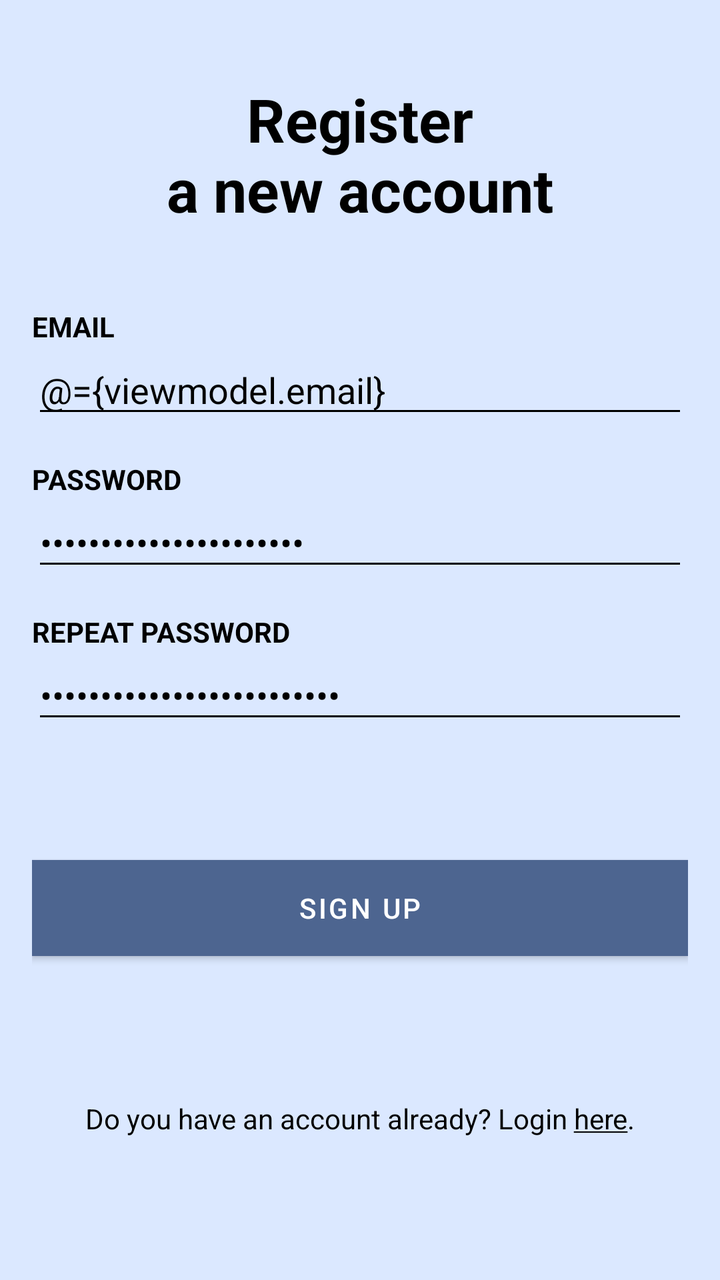
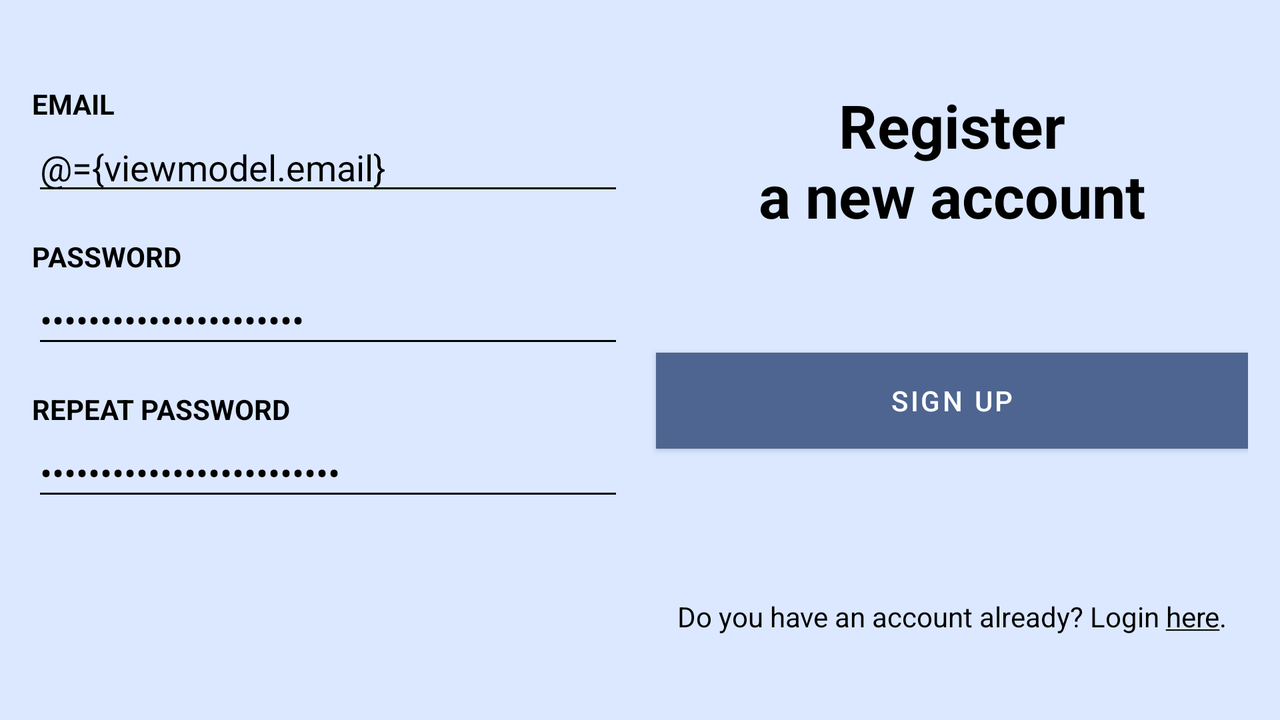

Two renders of one Android screen. The first uses the default layout on a phone; the second uses the alternative layout the repository ships for a different screen configuration, on a matching device. The two XML files are below.
<!-- AndroidManifest.xml: application theme AppTheme -->
<!-- res/layout/signup_layout.xml -->
<?xml version="1.0" encoding="utf-8"?>
<layout xmlns:android="http://schemas.android.com/apk/res/android"
    xmlns:app="http://schemas.android.com/apk/res-auto"
    xmlns:tools="http://schemas.android.com/tools">

    <data>

        <variable
            name="viewmodel"
            type="pl.consultantassistant.ui.auth.AuthViewModel" />
    </data>

    <androidx.core.widget.NestedScrollView
        android:layout_width="match_parent"
        android:layout_height="match_parent"
        android:fillViewport="true">

        <androidx.constraintlayout.widget.ConstraintLayout
            android:id="@+id/constraintLayoutSignUp"
            android:layout_width="match_parent"
            android:layout_height="match_parent"
            android:gravity="center_vertical"
            android:padding="16dp"
            tools:context=".ui.auth.SignUpActivity">

            <TextView
                android:id="@+id/signup_welcome_text"
                android:layout_width="0dp"
                android:layout_height="wrap_content"
                android:text="@string/register_a_new_account_label"
                android:textAlignment="center"
                android:textSize="30sp"
                android:textStyle="bold"
                app:layout_constraintBottom_toTopOf="@+id/guideline"
                app:layout_constraintEnd_toEndOf="parent"
                app:layout_constraintStart_toStartOf="parent"
                app:layout_constraintTop_toTopOf="parent" />

            <androidx.constraintlayout.widget.Guideline
                android:id="@+id/guideline"
                android:layout_width="wrap_content"
                android:layout_height="wrap_content"
                android:orientation="horizontal"
                app:layout_constraintGuide_percent="0.2" />

            <LinearLayout
                android:id="@+id/left_side_sign_up"
                android:layout_width="0dp"
                android:layout_height="wrap_content"
                android:descendantFocusability="beforeDescendants"
                android:focusableInTouchMode="true"
                android:orientation="vertical"
                app:layout_constraintEnd_toEndOf="parent"
                app:layout_constraintStart_toStartOf="parent"
                app:layout_constraintTop_toTopOf="@+id/guideline">

                <TextView
                    android:id="@+id/textview_email_label"
                    android:layout_width="match_parent"
                    android:layout_height="wrap_content"
                    android:layout_marginTop="16dp"
                    android:text="@string/email_label"
                    android:textAllCaps="true"
                    android:textStyle="bold" />

                <EditText
                    android:id="@+id/edittext_email_input"
                    android:layout_width="match_parent"
                    android:layout_height="wrap_content"
                    android:gravity="center_vertical"
                    android:autofillHints="emailAddress"
                    android:hint="@string/email_hint"
                    android:inputType="textEmailAddress"
                    android:text="@={viewmodel.email}" />

                <TextView
                    android:id="@+id/textview_password_label"
                    android:layout_width="match_parent"
                    android:layout_height="wrap_content"
                    android:layout_marginTop="16dp"
                    android:text="@string/password_label"
                    android:textAllCaps="true"
                    android:textStyle="bold" />

                <EditText
                    android:id="@+id/edittext_password_input"
                    android:layout_width="match_parent"
                    android:autofillHints="password"
                    android:layout_height="wrap_content"
                    android:hint="@string/password_hint"
                    android:inputType="textPassword"
                    android:text="@={viewmodel.password}" />

                <TextView
                    android:id="@+id/textview_2nd_password_label"
                    android:layout_width="match_parent"
                    android:layout_height="wrap_content"
                    android:layout_marginTop="16dp"
                    android:text="@string/repeat_password"
                    android:textAllCaps="true"
                    android:textStyle="bold" />

                <EditText
                    android:id="@+id/edittext_2nd_password_input"
                    android:layout_width="match_parent"
                    android:layout_height="wrap_content"
                    android:autofillHints="password"
                    android:hint="@string/confirm_your_new_password"
                    android:inputType="textPassword"
                    android:text="@={viewmodel.password2nd}" />

            </LinearLayout>

            <Button
                android:id="@+id/button_sign_up"
                android:layout_width="match_parent"
                android:layout_height="wrap_content"
                android:layout_marginTop="8dp"
                android:background="@color/colorPrimary"
                android:onClick="@{(v) -> viewmodel.signup(v)}"
                android:padding="8dp"
                android:text="@string/sign_up"
                app:layout_constraintBottom_toTopOf="@+id/textview_sign_in"
                app:layout_constraintEnd_toEndOf="parent"
                app:layout_constraintStart_toStartOf="parent"
                app:layout_constraintTop_toBottomOf="@+id/left_side_sign_up" />

            <TextView
                android:id="@+id/textview_sign_in"
                android:layout_width="match_parent"
                android:layout_height="wrap_content"
                android:layout_marginTop="16dp"
                android:onClick="@{(v) -> viewmodel.goToLogin(v)}"
                android:text="@string/already_have_an_account_label"
                android:textAlignment="center"
                app:layout_constraintBottom_toBottomOf="parent"
                app:layout_constraintEnd_toEndOf="parent"
                app:layout_constraintHorizontal_bias="0.5"
                app:layout_constraintStart_toStartOf="parent"
                app:layout_constraintTop_toBottomOf="@+id/button_sign_up" />

            <ProgressBar
                android:id="@+id/progress_bar"
                android:layout_width="wrap_content"
                android:layout_height="wrap_content"
                android:visibility="gone"
                app:layout_constraintBottom_toBottomOf="parent"
                app:layout_constraintEnd_toEndOf="parent"
                app:layout_constraintStart_toStartOf="parent"
                app:layout_constraintTop_toTopOf="parent" />

        </androidx.constraintlayout.widget.ConstraintLayout>

    </androidx.core.widget.NestedScrollView>

</layout>
<!-- resources referenced by this layout -->
<resources>
  <color name="colorPrimary">#4d6590</color>
  <string name="already_have_an_account_label">Do you have an account already? Login <u>here</u>.</string>
  <string name="confirm_your_new_password">Confirm a new password</string>
  <string name="email_hint">Enter an email</string>
  <string name="email_label">Email</string>
  <string name="password_hint">Enter a password</string>
  <string name="password_label">Password</string>
  <string name="register_a_new_account_label">Register\na new account</string>
  <string name="repeat_password">Repeat password</string>
  <string name="sign_up">Sign up</string>
  <!-- from res/values-v23/ -->
  <style name="AppTheme" parent="Theme.MaterialComponents.Light.DarkActionBar">
          <item name="colorPrimary">@color/colorPrimary</item>
          <item name="colorPrimaryDark">@color/colorPrimaryDark</item>
          <item name="colorPrimaryVariant">@color/colorPrimaryDark</item>
          <item name="colorAccent">@color/colorAccent</item>
          <item name="colorSecondary">@color/colorAccent</item>
          <item name="colorError">@color/colorError</item>
          <item name="colorSurface">@color/cardBackgroundColor</item>
          <item name="colorOnPrimary">@color/colorOnPrimary</item>
          <item name="colorOnSecondary">@color/colorOnSecondary</item>
          <item name="colorOnBackground">@color/colorOnBackground</item>
          <item name="colorOnSurface">@color/colorOnSurface</item>
          <item name="colorOnError">@color/colorOnError</item>
          <item name="android:textColor">?attr/colorOnSurface</item>
          <item name="android:textColorPrimary">?attr/colorOnSurface</item>
          <item name="android:textColorSecondary">?attr/colorOnSurface</item>
          <item name="android:windowBackground">@color/backgroundColor</item>
          <item name="android:textColorHint">@color/hintTextColor</item>
          <item name="android:popupMenuStyle">@style/AppTheme.PopupMenu</item>
          <item name="bottomNavigationIconTintColor">@color/colorPrimary</item>
          <item name="bottomNavigationIconSelectedTintColor">@color/bottomNavigationIconSelectedTintColor</item>
          <item name="android:textViewStyle">@style/AppTheme.TextView.WithDrawable</item>
      </style>
  <color name="colorPrimaryDark">#1e3b62</color>
  <color name="colorAccent">#FFDFA4</color>
  <color name="colorError">#B00020</color>
  <color name="cardBackgroundColor">#FFFFFF</color>
  <color name="colorOnPrimary">#FFFFFF</color>
  <color name="colorOnSecondary">#000000</color>
  <color name="colorOnBackground">#000000</color>
  <color name="colorOnSurface">#000000</color>
  <color name="colorOnError">#FFFFFF</color>
  <color name="backgroundColor">#DBE8FF</color>
  <color name="hintTextColor">#808080</color>
  <style name="AppTheme.PopupMenu" parent="@android:style/Widget.PopupMenu">
          <item name="android:popupBackground">@color/colorAccent</item>
      </style>
  <color name="bottomNavigationIconSelectedTintColor">#1e3b62</color>
  <!-- from res/values-v23/ -->
  <style name="AppTheme.TextView.WithDrawable" parent="android:Widget.TextView">
          <item name="android:drawableTint">@color/colorOnSecondary</item>
      </style>
</resources>
<!-- res/layout-land/signup_layout.xml (the repository's variant of the layout above) -->
<!-- drawn on the phone turned sideways -->
<?xml version="1.0" encoding="utf-8"?>
<layout xmlns:android="http://schemas.android.com/apk/res/android"
    xmlns:app="http://schemas.android.com/apk/res-auto"
    xmlns:tools="http://schemas.android.com/tools">

    <data>

        <variable
            name="viewmodel"
            type="pl.consultantassistant.ui.auth.AuthViewModel" />
    </data>

    <androidx.core.widget.NestedScrollView
        android:layout_width="match_parent"
        android:layout_height="match_parent"
        android:fillViewport="true">

        <androidx.constraintlayout.widget.ConstraintLayout
            android:id="@+id/constraintLayoutSignUp"
            android:layout_width="match_parent"
            android:layout_height="match_parent"
            android:gravity="center_vertical"
            android:padding="16dp"
            tools:context=".ui.auth.SignUpActivity">

            <LinearLayout
                android:id="@+id/left_side_sign_up"
                android:layout_width="0dp"
                android:layout_height="wrap_content"
                android:layout_marginEnd="8dp"
                android:descendantFocusability="beforeDescendants"
                android:focusableInTouchMode="true"
                android:orientation="vertical"
                app:layout_constraintEnd_toStartOf="@+id/guideline"
                app:layout_constraintStart_toStartOf="parent"
                app:layout_constraintTop_toTopOf="@+id/signup_welcome_text">

                <TextView
                    android:id="@+id/textview_email_label"
                    android:layout_width="match_parent"
                    android:layout_height="wrap_content"
                    android:layout_marginEnd="16dp"
                    android:text="@string/email_label"
                    android:textAllCaps="true"
                    android:textStyle="bold" />

                <EditText
                    android:id="@+id/edittext_email_input"
                    android:layout_width="match_parent"
                    android:layout_height="wrap_content"
                    android:autofillHints="emailAddress"
                    android:gravity="center_vertical"
                    android:hint="@string/email_hint"
                    android:inputType="textEmailAddress"
                    android:text="@={viewmodel.email}" />

                <TextView
                    android:id="@+id/textview_password_label"
                    android:layout_width="match_parent"
                    android:layout_height="wrap_content"
                    android:layout_marginTop="16dp"
                    android:text="@string/password_label"
                    android:textAllCaps="true"
                    android:textStyle="bold" />

                <EditText
                    android:id="@+id/edittext_password_input"
                    android:layout_width="match_parent"
                    android:layout_height="wrap_content"
                    android:autofillHints="password"
                    android:hint="@string/password_hint"
                    android:inputType="textPassword"
                    android:text="@={viewmodel.password}" />

                <TextView
                    android:id="@+id/textview_2nd_password_label"
                    android:layout_width="match_parent"
                    android:layout_height="wrap_content"
                    android:layout_marginTop="16dp"
                    android:text="@string/repeat_password"
                    android:textAllCaps="true"
                    android:textStyle="bold" />

                <EditText
                    android:id="@+id/edittext_2nd_password_input"
                    android:layout_width="match_parent"
                    android:layout_height="wrap_content"
                    android:autofillHints="password"
                    android:hint="@string/confirm_your_new_password"
                    android:inputType="textPassword"
                    android:text="@={viewmodel.password2nd}" />

            </LinearLayout>

            <TextView
                android:id="@+id/signup_welcome_text"
                android:layout_width="0dp"
                android:layout_height="wrap_content"
                android:layout_marginStart="8dp"
                android:layout_marginBottom="16dp"
                android:gravity="center"
                android:text="@string/register_a_new_account_label"
                android:textAlignment="center"
                android:textSize="30sp"
                android:textStyle="bold"
                app:layout_constraintBottom_toTopOf="@+id/button_sign_up"
                app:layout_constraintEnd_toEndOf="parent"
                app:layout_constraintHorizontal_bias="0.5"
                app:layout_constraintStart_toStartOf="@+id/guideline"
                app:layout_constraintTop_toTopOf="parent" />

            <Button
                android:id="@+id/button_sign_up"
                android:layout_width="0dp"
                android:layout_height="wrap_content"
                android:layout_marginTop="16dp"
                android:background="@color/colorPrimary"
                android:onClick="@{(v) -> viewmodel.signup(v)}"
                android:padding="8dp"
                android:text="@string/sign_up"
                app:layout_constraintBottom_toTopOf="@+id/textview_sign_in"
                app:layout_constraintEnd_toEndOf="parent"
                app:layout_constraintStart_toStartOf="@+id/signup_welcome_text"
                app:layout_constraintTop_toBottomOf="@+id/signup_welcome_text" />

            <TextView
                android:id="@+id/textview_sign_in"
                android:layout_width="0dp"
                android:layout_height="wrap_content"
                android:layout_marginTop="48dp"
                android:onClick="@{(v) -> viewmodel.goToLogin(v)}"
                android:text="@string/already_have_an_account_label"
                android:textAlignment="center"
                app:layout_constraintBottom_toBottomOf="parent"
                app:layout_constraintEnd_toEndOf="parent"
                app:layout_constraintStart_toStartOf="@+id/signup_welcome_text"
                app:layout_constraintTop_toBottomOf="@+id/button_sign_up" />

            <ProgressBar
                android:id="@+id/progress_bar"
                android:layout_width="wrap_content"
                android:layout_height="wrap_content"
                android:visibility="gone"
                app:layout_constraintBottom_toBottomOf="parent"
                app:layout_constraintEnd_toEndOf="parent"
                app:layout_constraintStart_toStartOf="parent"
                app:layout_constraintTop_toTopOf="parent" />

            <androidx.constraintlayout.widget.Guideline
                android:id="@+id/guideline"
                android:layout_width="wrap_content"
                android:layout_height="wrap_content"
                android:orientation="vertical"
                app:layout_constraintGuide_percent="0.5" />

        </androidx.constraintlayout.widget.ConstraintLayout>

    </androidx.core.widget.NestedScrollView>

</layout>
